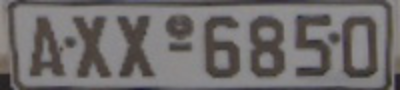
#> input picture Month1-ImageBasic/img/license_plate.png, 400 x 90 px
$ python mod1.13ConnectedComponentLabeling.py   (older library calls are emulated)
#> lines starting #> are read from the running program, lines starting #| are printed output that depends on the picture; after the words box and inside, x2 and y2 are one past the last pixel; in counts of white or black regions, pixels touching at a corner belong together
# -- coding: utf-8 --

from skimage.filters import threshold_adaptive
from skimage import measure
import numpy as np
import cv2
from IPython import embed

# load the license plate image from disk
plate = cv2.imread("img/license_plate.png")
#> plate is the input picture: shape (90, 400, 3); mean B, G, R 107.6, 107.8, 111.5

# extract the Value component from the HSV color space and apply adaptive thresholding
# to reveal the characters on the license plate
V = cv2.split(cv2.cvtColor(plate, cv2.COLOR_BGR2HSV))[2]
cv2.imshow("Value channel", V)
thresh_first = threshold_adaptive(V, 30, offset=10)
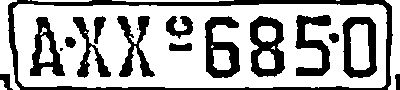
#> thresh_first: shape (90, 400) bool; 68.2% white; 17 black regions (2 under 20 px), largest, box (x1, y1, x2, y2) and area: (8, 0, 393, 90) 3355, (250, 16, 285, 77) 1225, (205, 16, 240, 78) 1175
thresh_second = thresh_first.astype("uint8") * 255
cv2.imshow("Thresh second", thresh_second)
thresh = cv2.bitwise_not(thresh_second)

# show the images
cv2.imshow("License Plate", plate)
cv2.imshow("Thresh", thresh)

labels = measure.label(thresh, neighbors=8, background=0)
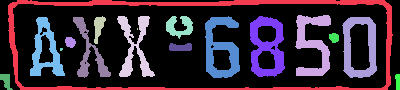
#> labels: shape (90, 400) int64; 18 distinct labels, from 0 to 17; one colour per label, 0 black
mask = np.zeros(thresh.shape, dtype="uint8")

print("[INFO] found {} blobs".format(len(np.unique(labels))))
#| [INFO] found 18 blobs

# Loop over unique components
for (i, label) in enumerate(np.unique(labels)):
    # if this is the background label, ignore it
    if label == -1:
        print("[INFO] label: -1 (background)")
        continue

    # otherwise, construct the label mask to display only connected components for
    # the current label
    print("[INFO] label: {} (foreground)".format(i))
    labelMask = np.zeros(thresh.shape, dtype="uint8")
    labelMask[labels == label] = 255
    numPixels = cv2.countNonZero(labelMask)
    # if the number of pixels in the component is sufficiently large, add it to our
    # mask of "large" blobs
    if numPixels > 300 and numPixels < 1500:
        mask = cv2.add(mask, labelMask)

    # show the label mask
    cv2.imshow("Label", labelMask)
    cv2.waitKey(0)
#> this loop made 18 passes
#> numPixels on passes 1 to 12: 24566, 3355, 1068, 189, 899, 349, 1175, 1225, 903, 664, 1082, 2
#| [INFO] label: 0 (foreground)
#| [INFO] label: 1 (foreground)
#| [INFO] label: 2 (foreground)
#| [INFO] label: 3 (foreground)
#| [INFO] label: 4 (foreground)
#| [INFO] label: 5 (foreground)
#| [INFO] label: 6 (foreground)
#| [INFO] label: 7 (foreground)
#> (further printed lines are left out)
#> pass 2, `cv2.imshow("Label", labelMask)`:
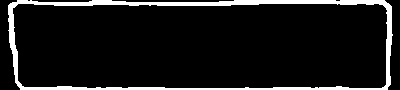
#> window 'Label': shape (90, 400); 9.3% white; 1 white region, box (x1, y1, x2, y2) and area: (8, 0, 393, 90) 3355
#> after the loop:
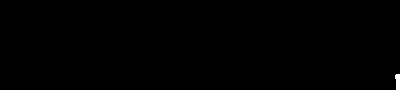
#> labelMask: shape (90, 400); 0.19% white; 1 white region, box (x1, y1, x2, y2) and area: (395, 74, 400, 90) 68
#> after the loop:
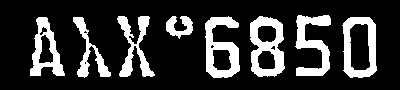
#> mask: shape (90, 400); 20.5% white; 8 white regions, largest, box (x1, y1, x2, y2) and area: (250, 16, 285, 77) 1225, (205, 16, 240, 78) 1175, (342, 17, 377, 78) 1082

cv2.imshow("Large Blobs", mask)
cv2.waitKey(0)

cv2.destroyAllWindows()

$ run again, with Month1-ImageBasic/img/beach.png copied over Month1-ImageBasic/img/license_plate.png
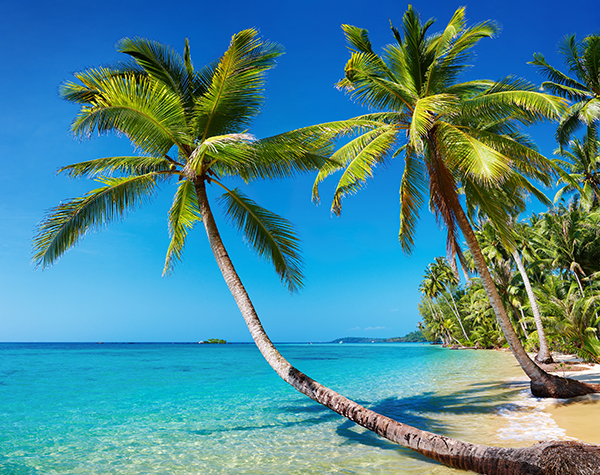
#> input picture Month1-ImageBasic/img/beach.png, 600 x 475 px
#> plate is the input picture: shape (475, 600, 3); mean B, G, R 148.4, 136.5, 73.3
#> thresh_first: shape (475, 600) bool; 76.6% white; 2362 black regions (2135 under 20 px), largest, box (x1, y1, x2, y2) and area: (392, 114, 600, 406) 8573, (424, 83, 600, 203) 4506, (186, 143, 336, 363) 3437
#> `labels = measure.label(thresh, neighbors=8, background=0)`:
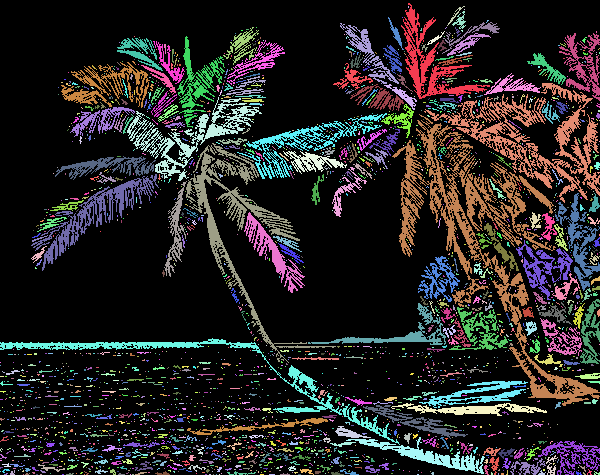
#> labels: shape (475, 600) int64; 2363 distinct labels, from 0 to 2362; one colour per label, 0 black
#| [INFO] found 2363 blobs
#> the loop `for (i, label) in enumerate(np.unique(labels)):` made 2363 passes
#> numPixels on passes 1 to 3: 218356, 1861, 2
#> (printed output is left out)
#> after the loop `for (i, label) in enumerate(np.unique(labels)):`:
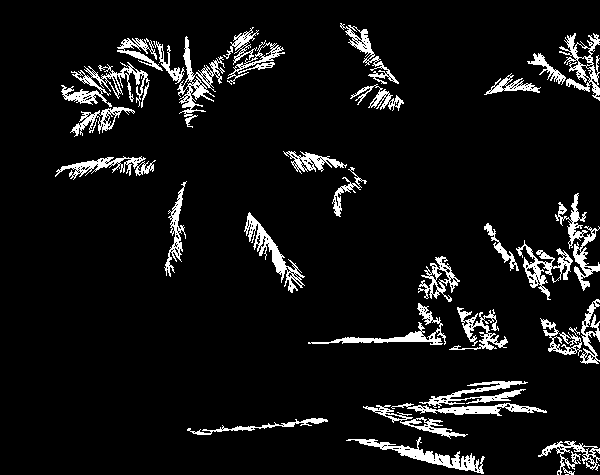
#> mask: shape (475, 600); 7.4% white; 31 white regions, largest, box (x1, y1, x2, y2) and area: (61, 62, 150, 108) 1283, (346, 437, 485, 474) 1149, (177, 36, 225, 128) 1080

$ run again, with Month1-ImageBasic/img/bricks.png copied over Month1-ImageBasic/img/license_plate.png
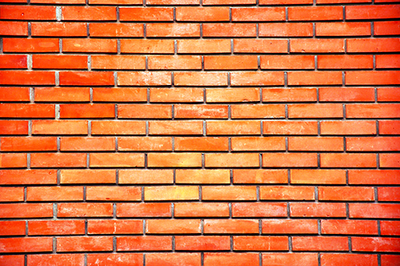
#> input picture Month1-ImageBasic/img/bricks.png, 400 x 266 px
#> plate is the input picture: shape (266, 400, 3); mean B, G, R 66.4, 117, 216.7
#> `thresh_first = threshold_adaptive(V, 30, offset=10)`:
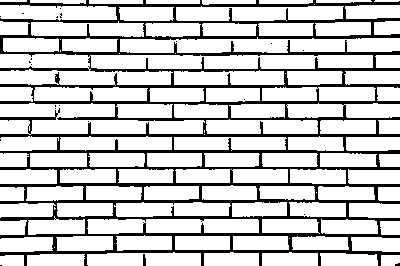
#> thresh_first: shape (266, 400) bool; 79.5% white; 22 black regions (20 under 20 px), largest, box (x1, y1, x2, y2) and area: (0, 0, 400, 266) 21776, (143, 254, 146, 266) 32
#> `labels = measure.label(thresh, neighbors=8, background=0)`:
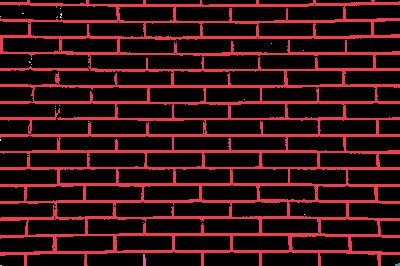
#> labels: shape (266, 400) int64; 23 distinct labels, from 0 to 22; one colour per label, 0 black
#| [INFO] found 23 blobs
#> the loop `for (i, label) in enumerate(np.unique(labels)):` made 23 passes
#> numPixels on passes 1 to 8: 84546, 21776, 1, 2, 7, 1, 3, 1
#> (printed output is left out)
